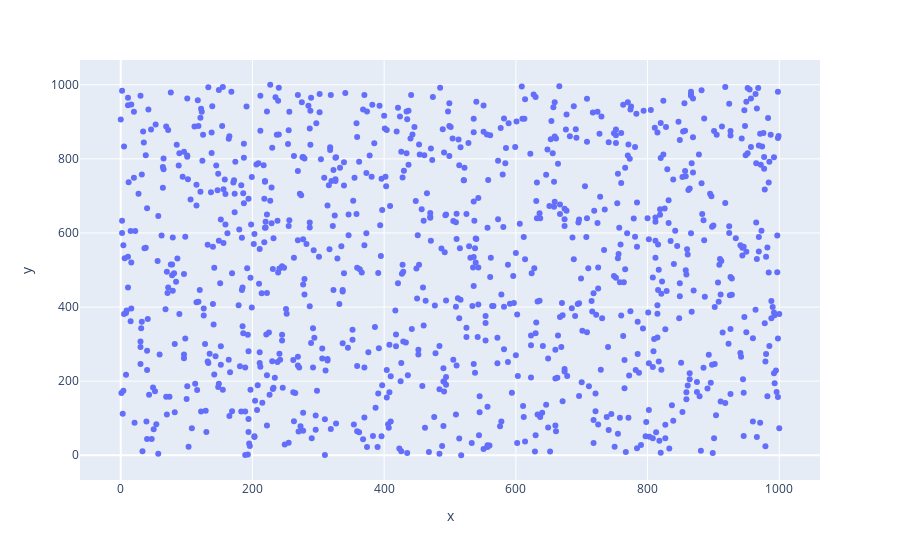

Source (notebook cell):
### Code cell
"""
* @Author: Mohammad Fatha
* @Date: 2021-10-10 02:30
* @Last Modified by: Mohammad Fatha
* @Last Modified time: 2021-10-10 02:30
* @Title: :Program to draw a scatter plot for random 1000 x and y coordinates
"""

# x and y given as array_like objec
import plotly.express as px
import random
data = []
data1 = []
for i in range(1000):
    x = random.randint(0,1000)
    data.append(x)

for i in range(1000):
    x = random.randint(0,1000)
    data1.append(x)

fig = px.scatter(x=data, y=data1)

fig.show()

### Figure 1 — Plotly figure (JSON) as saved in the notebook; plotly's stock layout.template omitted (floating-point values rounded to 4 significant figures; data arrays with more than 128 entries replaced by an {"elided": "..."} marker saying what was removed)
{"data": [{"hovertemplate": "x=%{x}<br>y=%{y}<extra></extra>", "legendgroup": "", "marker": {"color": "#636efa", "symbol": "circle"}, "mode": "markers", "name": "", "orientation": "v", "showlegend": false, "type": "scatter", "x": {"elided": "1000 int values"}, "xaxis": "x", "y": {"elided": "1000 int values"}, "yaxis": "y"}], "layout": {"legend": {"tracegroupgap": 0}, "margin": {"t": 60}, "xaxis": {"anchor": "y", "domain": [0, 1], "title": {"text": "x"}}, "yaxis": {"anchor": "x", "domain": [0, 1], "title": {"text": "y"}}}}
